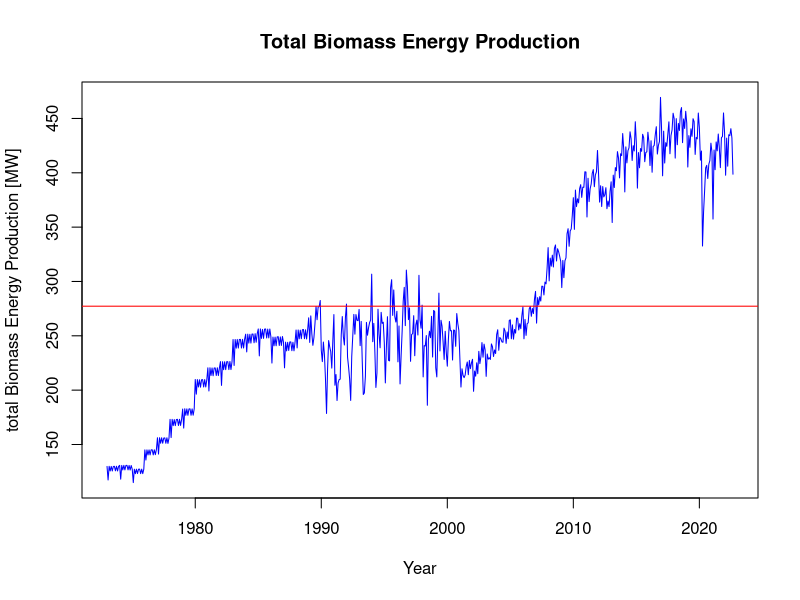
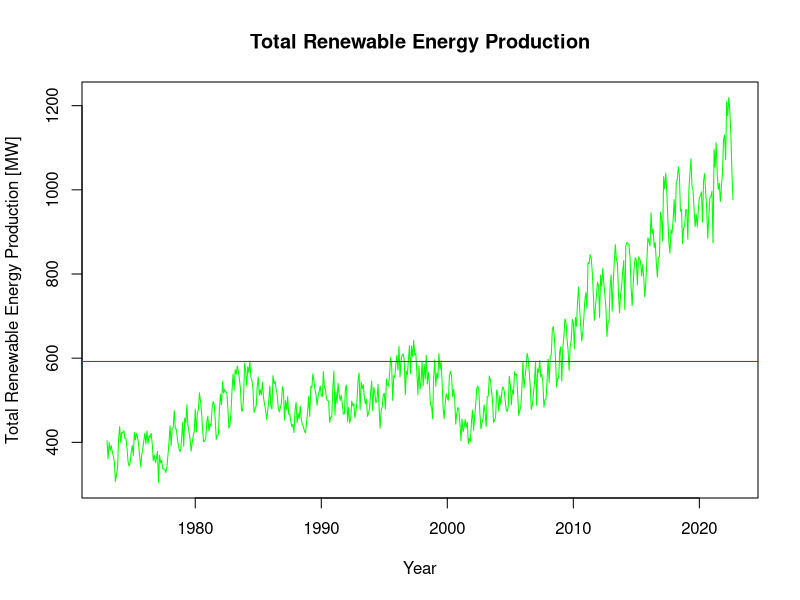
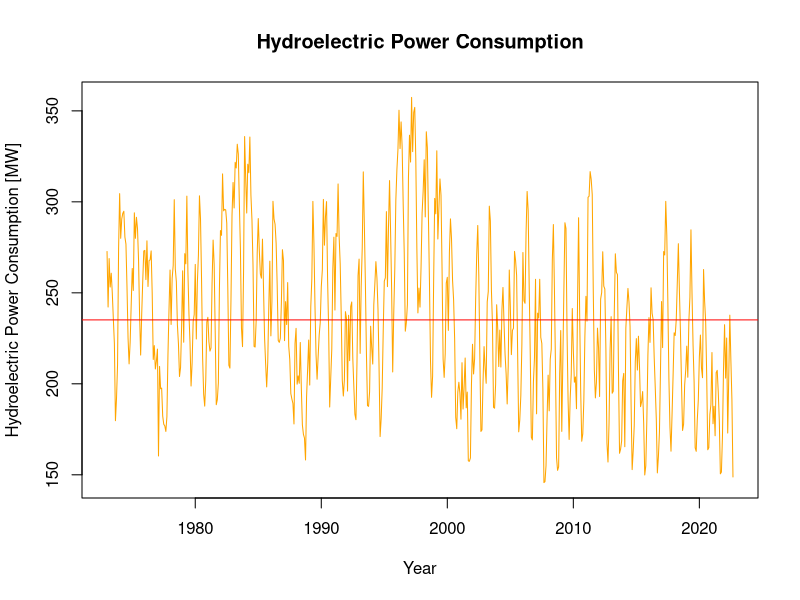
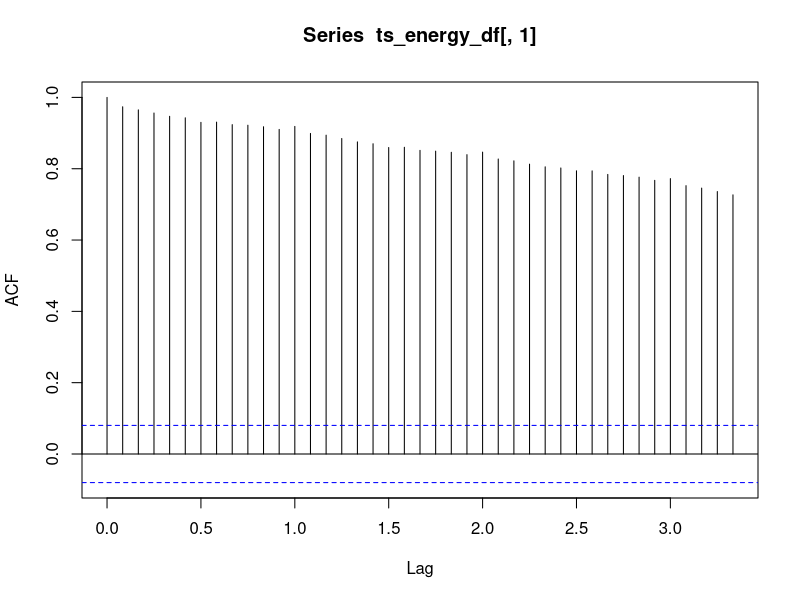
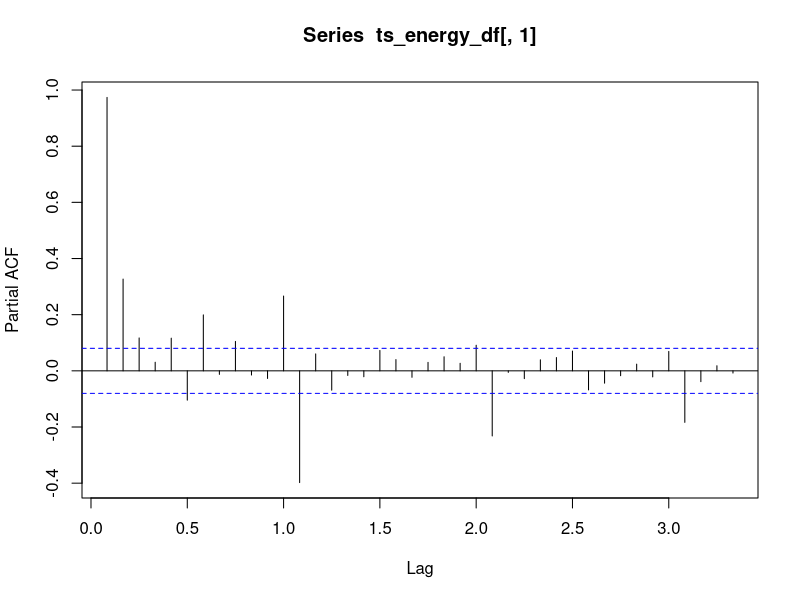

Recreate these plots in R, in order.
## ---- chunk 1
#Load/install required package here
library(forecast)
library(tseries)
library(dplyr)
## ---- chunk 2
#Importing data set using read.csv
energy_data <- read.csv(file="../Data/Table_10.1_Renewable_Energy_Production_and_Consumption_by_Source-Edit.csv", header = TRUE, dec = ".", sep=",",stringsAsFactors = TRUE) 
## ---- chunk 3
#create data frame
energy_df <- data.frame(energy_data$Month,energy_data$Total.Biomass.Energy.Production, energy_data$Total.Renewable.Energy.Production, energy_data$Hydroelectric.Power.Consumption)

head(energy_df)
## ---- chunk 4
ts_energy_df <- ts(energy_df[,2:4], start = c(1973,1), frequency = 12)
## ---- chunk 5
#rewrite column names
colnames(ts_energy_df)=c("Biomass","Renewable", "Hydroelectric")

mean_biomass <- mean(ts_energy_df[,"Biomass"])
mean_renewable <- mean(ts_energy_df[,"Renewable"])
mean_hydroelectric <- mean(ts_energy_df[,"Hydroelectric"])

sd_biomass <- sd(ts_energy_df[,"Biomass"])
sd_renewable <- sd(ts_energy_df[,"Renewable"])
sd_hydroelectric <- sd(ts_energy_df[,"Hydroelectric"])

## ---- chunk 6
#Graph 1: Plot the series for Total Biomass Energy Production
plot(ts_energy_df[,"Biomass"],type="l",col="blue",ylab="total Biomass Energy Production [MW]", xlab="Year", main="Total Biomass Energy Production") 

#Additional - Suppose you want to add a line with the mean
abline(h=mean(ts_energy_df[,"Biomass"]),col="red")

## ---- chunk 7
#Graph 2: Plot the series for Total Renewable Energy Production 
plot(ts_energy_df[,"Renewable"],type="l",col="green",ylab="Total Renewable Energy Production [MW]", xlab="Year", main="Total Renewable Energy Production") 

#Additional - Suppose you want to add a line with the mean
abline(h=mean(ts_energy_df[,"Renewable"]),col="red")
## ---- chunk 8
#Graph 3: Plot the series for hydroelectric power consumption 
plot(ts_energy_df[,"Hydroelectric"],type="l",col="orange",ylab="Hydroelectric Power Consumption [MW]", xlab="Year", main="Hydroelectric Power Consumption") 

#Additional - Suppose you want to add a line with the mean
abline(h=mean(ts_energy_df[,"Hydroelectric"]),col="red")
## ---- chunk 9
cor(ts_energy_df)
## ---- chunk 10
acf(ts_energy_df[,1], lag.max = 40)
## ---- chunk 11
pacf(ts_energy_df[,1], lag.max = 40)
